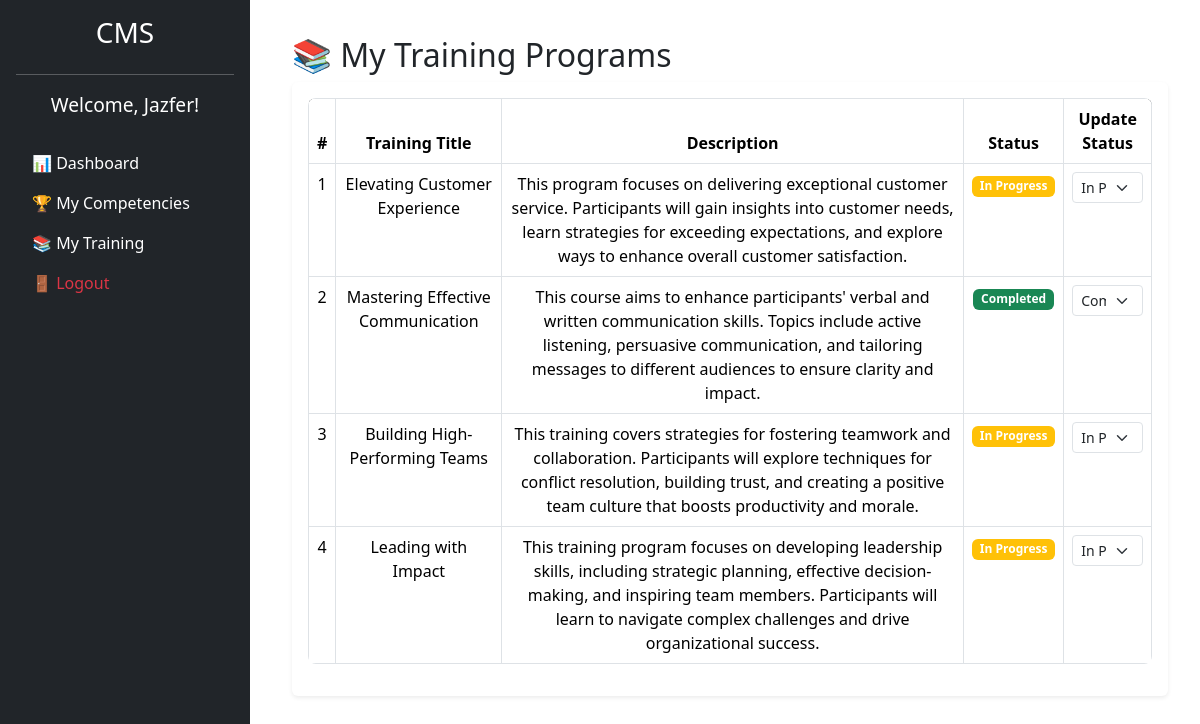
The app's page /employee/view_training.php (signed in) with its own data.
### tables this page shows
CREATE TABLE `user_training` (
  `id` int(11) NOT NULL,
  `user_id` int(11) DEFAULT NULL,
  `assigned_by` int(11) NOT NULL,
  `training_id` int(11) DEFAULT NULL,
  `status` enum('Assigned','In Progress','Completed') DEFAULT 'Assigned',
  `assigned_at` timestamp NOT NULL DEFAULT current_timestamp()
);

CREATE TABLE `training_programs` (
  `id` int(11) NOT NULL,
  `title` varchar(255) NOT NULL,
  `description` text NOT NULL,
  `created_at` timestamp NOT NULL DEFAULT current_timestamp()
);

### employee/view_training.php (the view, shortened to what this page needs)
<?php
include("../includes/config.php");
$employee_id = $_SESSION["user_id"];
$query = $conn->prepare("SELECT t.id, t.title, t.description, ut.status
                         FROM user_training ut
                         JOIN training_programs t ON ut.training_id = t.id
                         WHERE ut.user_id = ?");
$query->bind_param("i", $employee_id);
$query->execute();
$result = $query->get_result();
?>
<!DOCTYPE html>
<html lang="en">
<head>
    <link rel="stylesheet" href="../assets/css/bootstrap.min.css">
</head>
<body>
    <?php include("../includes/sidebar.php"); ?>
    <div class="content">
        <div class="container">
            <h2 class="mt-3">📚 My Training Programs</h2>
            <div class="table-responsive shadow-sm p-3 bg-white rounded">
                <table class="table table-bordered text-center">
                    <thead>
                        <tr>
                            <th>#</th>
                            <th>Training Title</th>
                            <th>Description</th>
                            <th>Status</th>
                            <th>Update Status</th>
                        </tr>
                    </thead>
                    <tbody>
                        <?php
                        $count = 1;
                        if ($result->num_rows > 0) :
                            while ($row = $result->fetch_assoc()) : ?>
                                <tr>
                                    <td><?= $count++; ?></td>
                                    <td><?= htmlspecialchars($row['title']); ?></td>
                                    <td><?= nl2br(htmlspecialchars($row['description'])); ?></td>
                                    <td>
                                        <span class="badge bg-<?= ($row['status'] == 'Completed') ? 'success' : (($row['status'] == 'In Progress') ? 'warning' : 'secondary'); ?>">
                                            <?= $row['status']; ?>
                                        </span>
                                    </td>
                                    <td>
                                        <form method="POST" class="status-form">
                                            <select name="status" class="form-select form-select-sm status-dropdown" onchange="this.form.submit()">
                                                <option value="In Progress" <?= ($row['status'] == 'In Progress') ? 'selected' : ''; ?>>In Progress</option>
                                                <option value="Completed" <?= ($row['status'] == 'Completed') ? 'selected' : ''; ?>>Completed</option>
                                            </select>
                                        </form>
                                    </td>
                                </tr>
                            <?php endwhile;
                        else : ?>
                            <tr>
                                <td colspan="5" class="text-muted text-center">No training programs assigned yet.</td>
                            </tr>
                        <?php endif; ?>
                    </tbody>
                </table>
            </div>
        </div>
    </div>
</body>
</html>

### employee/view_training.php (style rules this page uses)
body { display: flex; min-height: 100vh; }
.content { margin-left: 260px; padding: 20px; width: 100%; }
.table { background: white; border-radius: 8px; overflow: hidden; }
.table thead { background-color: #343a40; color: white; }
.status-dropdown { width: 100%; }
.status-form { display: flex; justify-content: center; align-items: center; }

### records on screen
user_training: training.title "Elevating Customer Experience", training.description "This program focuses on delivering exceptional customer service. Participants will gain insights into customer needs, learn strategies for exceeding expectations, and explore ways to enhance overall customer satisfaction.", status "In Progress"
user_training: training.title "Mastering Effective Communication", training.description "This course aims to enhance participants' verbal and written communication skills. Topics include active listening, persuasive communication, and tailoring messages to different audiences to ensure clarity and impact.", status "Completed"
user_training: training.title "Building High-Performing Teams", training.description "This training covers strategies for fostering teamwork and collaboration. Participants will explore techniques for conflict resolution, building trust, and creating a positive team culture that boosts productivity and morale.", status "In Progress"
user_training: training.title "Leading with Impact", training.description "This training program focuses on developing leadership skills, including strategic planning, effective decision-making, and inspiring team members. Participants will learn to navigate complex challenges and drive organizational success.", status "In Progress"

### other values on screen
$user_name "Jazfer"
